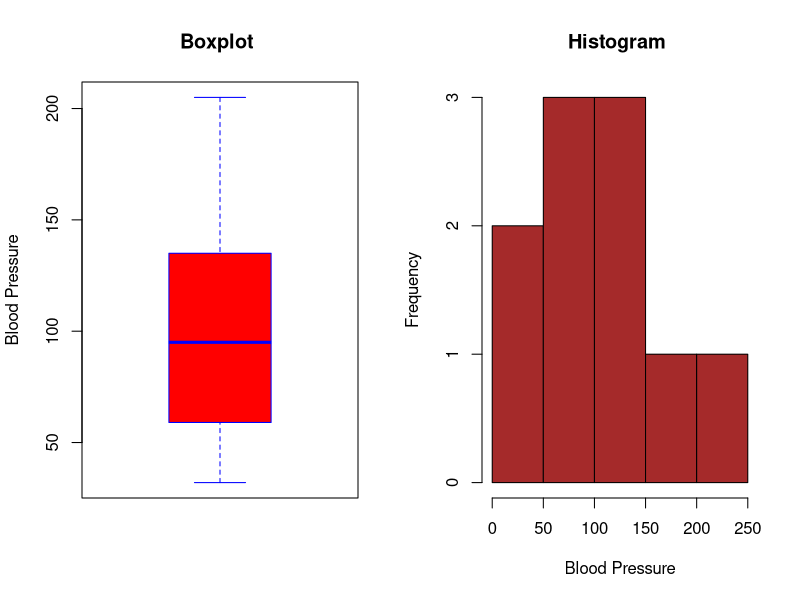

Generate this figure with R:
Frequency <- c(0.6, 0.3, 0.4, 0.4, 0.2, 0.6, 0.3, 0.4, 0.9, 0.2)
BP <- c(103, 87, 32, 42, 59, 109, 78, 205, 135, 176)
First <- c(1, 1, 1, 1, 0, 0, 0, 0, NA, 1)
Second <- c(0, 0, 1, 1, 0, 0, 1, 1, 1, 1)
FinalDecision <- c(0, 1, 0, 1, 0, 1, 0, 1, 1, 1)




par(mfrow = c(1, 2))

# 1. Boxplot for Blood Pressure
boxplot(BP,
        main = "Boxplot ",
        ylab = "Blood Pressure",
        col = "red",
        border = "blue")

# 2. Histogram for blood pressure
hist(BP,
     main = "Histogram ",
     xlab = "Blood Pressure",
     ylab = "Frequency",
     col = "brown",
     border = "black",
     breaks = 5)

# Reset layout to default
par(mfrow = c(1, 1))